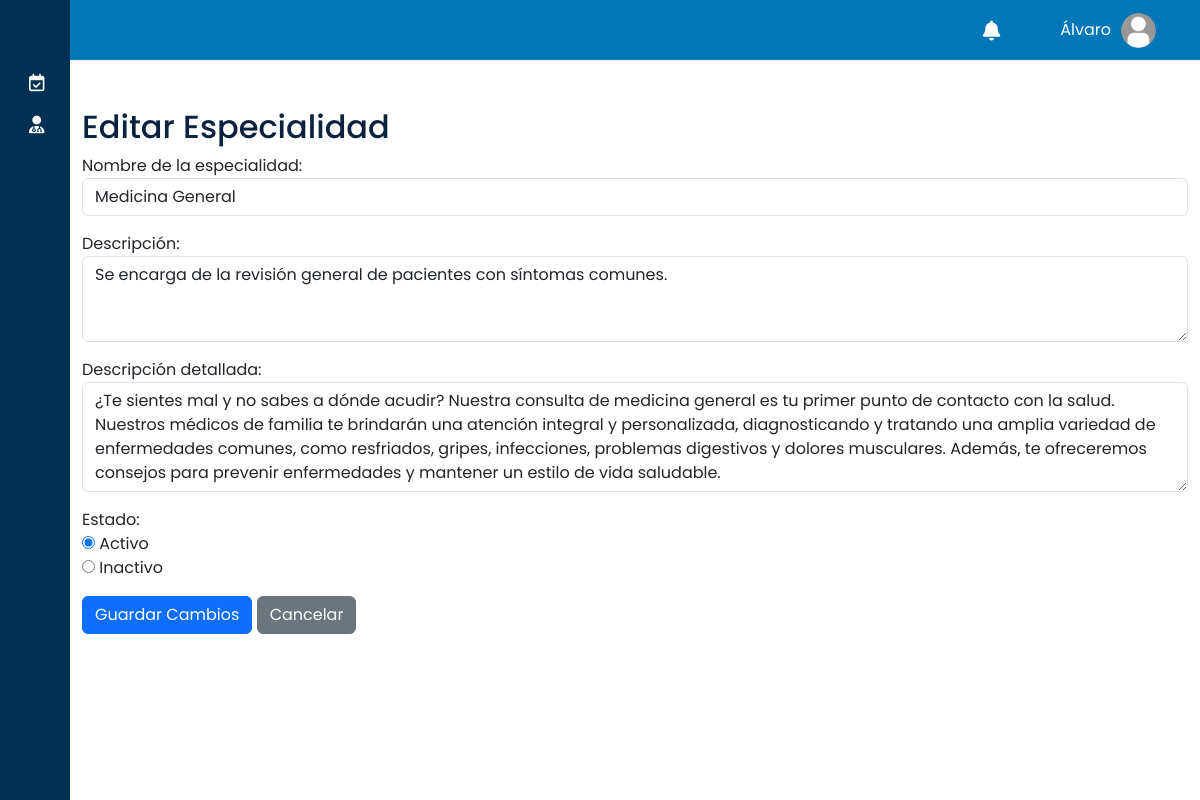
Screenshot of /core/edit_speciality/7/ (signed in) with the database file from the repository.
### core/models.py (models this page shows, shortened)
class User(AbstractUser):
    middle_name = models.CharField(max_length=30, blank=True, null=True)
    maternal_surname = models.CharField(max_length=30, blank=True, null=True)
    identification = models.CharField(max_length=13, blank=True, null=True)
    address = models.CharField(max_length=50, blank=True, null=True)
    city = models.CharField(max_length=15, blank=True, null=True)
    phone_number = models.CharField(max_length=10, blank=True, null=True)
    birth_date = models.DateField(blank=True, null=True)
    GENRE_CHOICES = [
        ('M', 'Masculino'),
        ('F', 'Femenino'),
    ]
    genre = models.CharField(
        max_length=1, choices=GENRE_CHOICES, blank=False, null=False)

class Speciality(models.Model):
    name = models.CharField(max_length=80)
    description = models.TextField()
    detailed_description = models.TextField(null=True, blank=True)
    created_at = models.DateTimeField(default=timezone.now, editable=False)
    modified_by = models.ForeignKey(
        User, on_delete=models.SET_NULL, null=True, blank=True)
    modified_at = models.DateTimeField(auto_now=True)
    status = models.BooleanField(default=True)
    class Meta:
        verbose_name = 'Especialidad'
        verbose_name_plural = 'Especialidades'

### core/views/speciality_views.py (the view)
@login_required
def create_or_edit_speciality(request, speciality_id=None):
    is_editing = speciality_id is not None
    speciality = None
    if is_editing:
        speciality = get_object_or_404(Speciality, pk=speciality_id)
    if request.method == 'POST':
        form = SpecialityForm(request.POST, instance=speciality)
        if form.is_valid():
            try:
                speciality = form.save(commit=False)
                speciality.modified_by = request.user
                speciality.save()
                messages.success(
                    request, 'Especialidad guardada con éxito.')
                return redirect('manage_specialities')
            except Exception as e:
                messages.error(
                    request, f'Error al guardar la especialidad: {str(e)}')
        else:
            for field, errors in form.errors.items():
                for error in errors:
                    messages.error(
                        request, f"{form.fields[field].label}: {error}")
    else:
        form = SpecialityForm(instance=speciality)
    return render(request, 'administrator/create_or_edit_speciality.html', {
        'form': form,
        'is_editing': is_editing
    })

### core/forms.py (shortened to what this page needs)
class SpecialityForm(forms.ModelForm):
    STATUS_CHOICES = (
        ('True', 'Activo'),
        ('False', 'Inactivo'),
    )
    status = forms.ChoiceField(
        choices=STATUS_CHOICES,
        widget=forms.RadioSelect,
        label="Estado"
    )
    class Meta:
        model = Speciality
        fields = [
            'name', 'description', 'detailed_description', 'status'
        ]
        widgets = {
            'name': forms.TextInput(attrs={'class': 'form-control'}),
            'description': forms.Textarea(attrs={
                'class': 'form-control',
                'placeholder': 'Descripción breve',
                'rows': 3  # Cambiar tamaño del textarea
            }),
            'detailed_description': forms.Textarea(attrs={
                'class': 'form-control',
                'placeholder': 'Descripción detallada (opcional)',
                'rows': 4  # Cambiar tamaño del textarea
            }),
        }
        labels = {
            'name': 'Nombre de la especialidad',
            'description': 'Descripción',
            'detailed_description': 'Descripción detallada',
            'status': 'Estado',
        }

### core/context_processors.py (called while the page is built)
def group_context(request):
    if request.user.is_authenticated:
        return {
            'is_paciente': request.user.groups.filter(name='Paciente').exists(),
            'is_administrador': request.user.groups.filter(name='Administrador').exists(),
            'is_secretaria': request.user.groups.filter(name='Secretaria').exists(),
            'is_doctor': request.user.groups.filter(name='Doctor').exists(),
            'is_manager': request.user.groups.filter(name='Gerencia').exists(),
        }
    return {}

def notifications_processor(request):
    if request.user.is_authenticated:
        notifications = Notification.objects.filter(
            patient=request.user,
            is_read=False
        ).order_by('-created_at')
        return {
            'notifications': notifications,
            'unread_notifications': notifications,
        }
    return {'notifications': None, 'unread_notifications': None}

### core/templates/administrator/create_or_edit_speciality.html (shortened to what this page needs)
{% extends 'shared/base.html' %}
{% block content %}
<div class="container mt-5">
    <h2>
        {% if is_editing %}
            Editar Especialidad
        {% else %}
            Crear Especialidad
        {% endif %}
    </h2>
    <form method="post">
        <div class="mb-3">
            {{ form.name.label_tag }}
            {{ form.name }}
        </div>
        <div class="mb-3">
            {{ form.description.label_tag }}
            {{ form.description }}
        </div>
        <div class="mb-3">
            {{ form.detailed_description.label_tag }}
            {{ form.detailed_description }}
        </div>
        <div class="mb-3">
            {{ form.status.label_tag }}
            <div>
                {{ form.status }}
            </div>
        </div>
        <div class="mb-3">
            <button type="submit" class="btn btn-primary">
                {% if is_editing %}
                    Guardar Cambios
                {% else %}
                    Crear
                {% endif %}
            </button>
            <a href="{% url 'manage_specialities' %}" class="btn btn-secondary">Cancelar</a>
        </div>
    </form>
</div>
{% endblock %}

### core/templates/shared/base.html (shortened to what this page needs)
{% load static %}
<!DOCTYPE html>
<html lang="en">
<head>
    <link href="https://cdn.lineicons.com/4.0/lineicons.css" rel="stylesheet" />
    <link rel="stylesheet" href="https://cdnjs.cloudflare.com/ajax/libs/font-awesome/6.5.2/css/all.min.css">
    <link href="https://cdn.jsdelivr.net/npm/bootstrap@5.3.0-alpha3/dist/css/bootstrap.min.css" rel="stylesheet"
>
    <link href="https://cdn.jsdelivr.net/npm/gridjs/dist/theme/mermaid.min.css" rel="stylesheet" />
    <link href="https://cdn.jsdelivr.net/npm/tom-select@2.0.0/dist/css/tom-select.css" rel="stylesheet">
    <link rel="stylesheet" href="{% static '/styles/main.css' %}">
    <link href="https://cdn.jsdelivr.net/npm/fullcalendar@6.1.15/index.global.min.css" rel="stylesheet" />
</head>
<body>
    <div class="wrapper">
        <aside id="sidebar">
            <div class="d-flex">
                <button class="toggle-btn" type="button">
                </button>
            </div>
            <ul class="sidebar-nav">
                {% if is_paciente %}
                <li class="sidebar-item">
                    <a href="#" class="sidebar-link collapsed has-dropdown" data-bs-toggle="collapse"
                        data-bs-target="#auth" aria-expanded="false" aria-controls="auth">
                        <i class="fa-regular fa-calendar-check"></i>
                    </a>
                </li>
                <li class="sidebar-item">
                    <a href="{% url 'search_doctors_patient' %}" class="sidebar-link"
                        title="Ver especialidades y médicos" aria-label="Ver especialidades y médicos">
                        <i class="fa-solid fa-user-doctor"></i>
                    </a>
                </li>
                <li class="sidebar-item">
                    <a href="{% url 'configuration' %}" class="sidebar-link" title="Configuración de cuenta"
                        aria-label="Ir a configuración de cuenta">
                    </a>
                </li>
                {% endif %}
            </ul>
            <div class="sidebar-footer">
                <a href="{% url 'account_logout' %}" class="sidebar-link" title="Cerrar sesión"
                    aria-label="Cerrar sesión">
                </a>
            </div>
        </aside>
        <div class="main2">
            <div class="dashboard-navbar">
                <div class="navbar-content">
                    <ul class="main-nav">
                        <li class="notifications-link">
                            <div class="notifications-toggle">
                                <i class="fa-solid fa-bell fa-lg" style="color: #ffffff;" title="Notificaciones"
                                    aria-label="Notificaciones">
                                </i>
                            </div>
                        </li>
                        <li class="user-link">
                            <div class="user-info">
                                <span class="user-name">{{ request.user.first_name }}</span>
                                <a href="#">
                                    <img src="{% static 'images/account.png' %}" alt="Profile" class="avatar">
                                </a>
                            </div>
                        </li>
                    </ul>
                </div>
            </div>
            {% block content %}
            {% endblock %}
        </div>
    </div>
</body>
</html>

### core/static/styles/main.css (style rules this page uses)
a { text-decoration: none; color: #6366f1; }
li { list-style: none; }
h2 { color: #0a2240; }
img { vertical-align: middle; max-width: 100%; }
body { font-family: 'Poppins', sans-serif; }
.wrapper { display: flex; min-height: 100vh; }
.main2 { display: flex; flex-direction: column; width: 100%; overflow: hidden; }
#sidebar { width: 70px; min-width: 70px; z-index: 1000; transition: all .25s ease-in-out; background-color: #003153; display: flex; flex-direction: column; }
.toggle-btn { background-color: transparent; cursor: pointer; border: 0; padding: 1rem 1.5rem; }
.sidebar-nav { padding: 2rem 0; flex: 1 1 auto; }
a.sidebar-link { padding: .625rem 1.625rem; color: #FFF; display: block; font-size: 0.9rem; white-space: nowrap; border-left: 3px solid transparent; }
.sidebar-link i { font-size: 1.1rem; margin-right: .75rem; }
.sidebar-item { position: relative; }
.dashboard-navbar { flex-wrap: nowrap; height: 60px; min-height: 60px; padding: 0.5rem 1.5rem; background-color: #0077B6; width: 100%; }
.dashboard-navbar .navbar-content { display: flex; justify-content: flex-end; align-items: center; height: 100%; }
.dashboard-navbar .main-nav { display: flex; align-items: center; height: 100%; margin: 0; padding: 0; list-style: none; margin-left: auto; }
.user-link { position: relative; display: flex; align-items: center; }
.user-info { display: flex; align-items: center; gap: 10px; margin-right: 20px; }
.user-name { margin: 0; color: #fff; cursor: pointer; }
.avatar { width: 35px; height: 35px; border-radius: 50%; }
.notifications-link { position: relative; margin-right: 50px; display: flex; align-items: center; }
.notifications-toggle { cursor: pointer; padding: 10px; display: flex; align-items: center; }

### rows the page displays
User: user.first_name "Álvaro"
Speciality: name "Medicina General", description "Se encarga de la revisión general de pacientes con síntomas comunes.", detailed_description "¿Te sientes mal y no sabes a dónde acudir? Nuestra consulta de medicina general es tu primer punto de contacto con la salud. Nuestros médicos de familia te brindarán una atención integral y personalizada, diagnosticando y tratando una amplia variedad de enfermedades comunes, como resfriados, gripes, infecciones, problemas digestivos y dolores musculares. Además, te ofreceremos consejos para prevenir enfermedades y mantener un estilo de vida saludable.", status "☑ Activo ☐ Inactivo"
